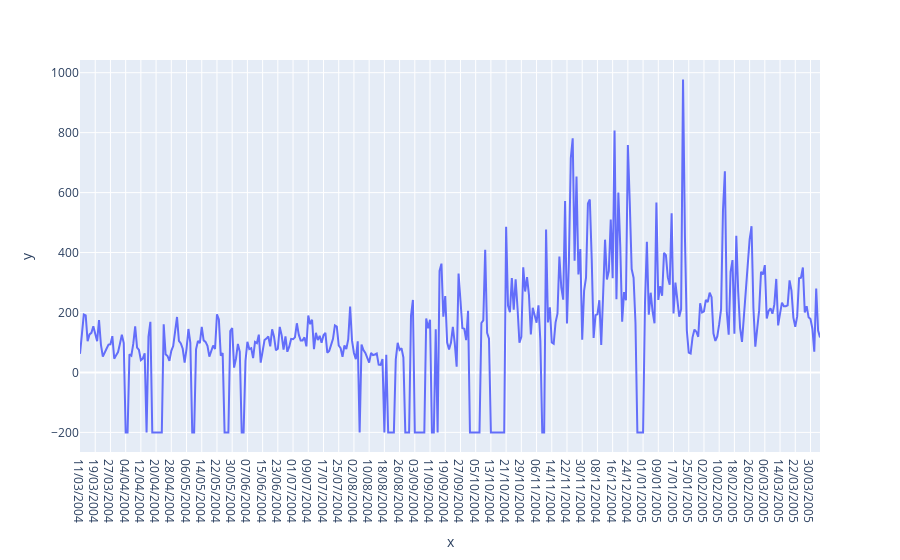

Source (notebook cell):
### Markdown cell above
# Anomaly detection

For **simplicity reasons**, let's pick a specific feature and in a specific time and try to observe and detect outliers. In real life cases, detecting outliers is much more complicated since contextual variables must be included in the equation.**Contextual variables** can be seasons, trends or whatever variable that generates what it seems to be an outlier but it isn't.

### Code cell
time = '00.00.00'
feature = 'NOx(GT)'
px.line(x=data.loc[data.Time == time, 'Date'], y=data.loc[data.Time == time, feature])

### Figure 1 — Plotly figure (JSON) as saved in the notebook; plotly's stock layout.template omitted (floating-point values rounded to 4 significant figures; data arrays with more than 128 entries replaced by an {"elided": "..."} marker saying what was removed)
{"data": [{"hovertemplate": "x=%{x}<br>y=%{y}<extra></extra>", "legendgroup": "", "line": {"color": "#636efa", "dash": "solid"}, "mode": "lines", "name": "", "orientation": "v", "showlegend": false, "type": "scatter", "x": {"elided": "390 str values"}, "xaxis": "x", "y": {"elided": "390 int values"}, "yaxis": "y"}], "layout": {"legend": {"tracegroupgap": 0}, "margin": {"t": 60}, "xaxis": {"anchor": "y", "domain": [0, 1], "title": {"text": "x"}}, "yaxis": {"anchor": "x", "domain": [0, 1], "title": {"text": "y"}}}}
